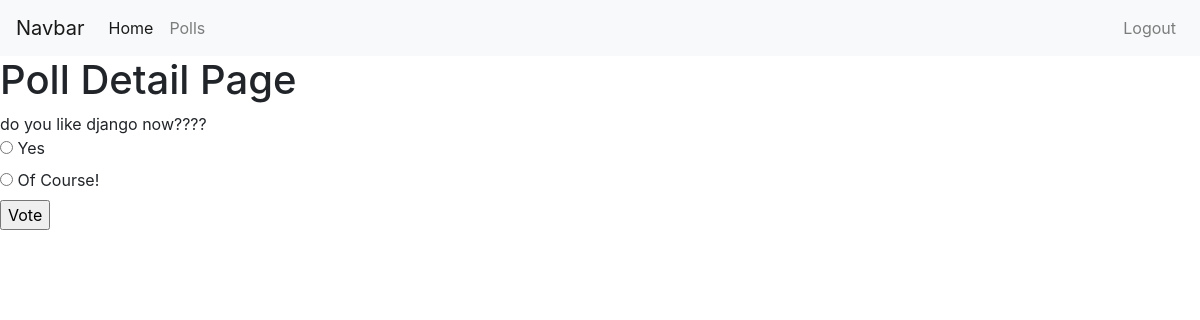
Before: /polls/details/2/ (signed in) with the older database file.
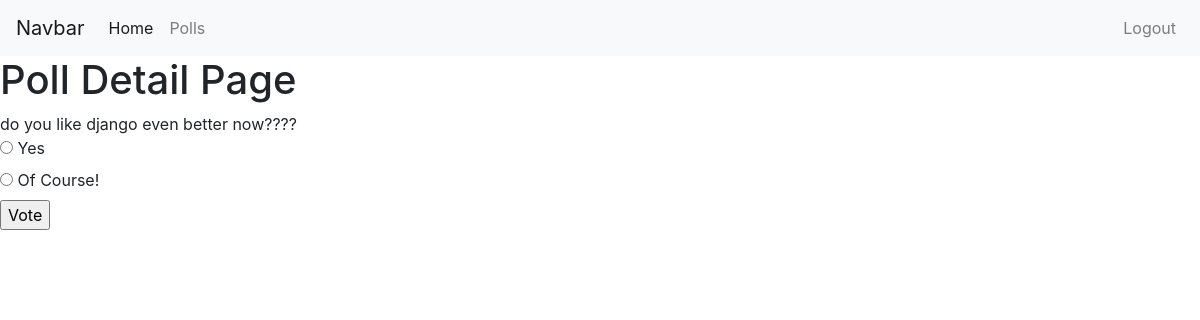
After: the same page with the newer database file.
### polls/models.py (models this page shows)
class Poll(models.Model):
    owner = models.ForeignKey(User, on_delete=models.CASCADE, default=1)
    text = models.CharField(max_length=255)
    pub_date = models.DateField()
    def __str__(self):
        return self.text

### polls/views.py (the view)
# urls.py: path('details/<int:poll_id>/', views.poll_detail, name='detail'),
@login_required
def poll_detail(request, poll_id):
    poll = get_object_or_404(Poll, id=poll_id)
    context = {'poll': poll}
    return render(request, 'polls/poll_detail.html', context)

### polls/templates/polls/poll_detail.html (shortened to what this page needs)
{% extends 'base.html' %}
{% block content %}
<h1>Poll Detail Page</h1>
{{poll}}
<form action="{% url 'polls:vote' poll.id %}" method="post">
{% for choice in poll.choice_set.all %}
  <input type="radio"
         name="choice"
         id="choice{{ forloop.counter }}"
         value="{{choice.id}}"/>
  <label for="choice{{ forloop.counter }}">{{ choice.choice_text }}</label>
  <br/>
{% endfor %}
<input type="submit" value="Vote"/>
</form>
{% endblock %}

Changed rows visible on the page:
changed Poll: text "do you like django now????" → "do you like django even better now????"
